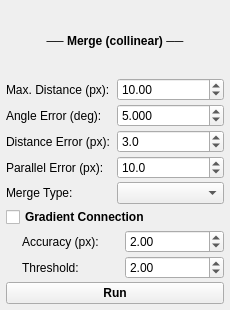
<?xml version="1.0" encoding="UTF-8"?>
<ui version="4.0">
 <class>ContinuityOptimizer</class>
 <widget class="QMainWindow" name="ContinuityOptimizer">
  <property name="windowModality">
   <enum>Qt::NonModal</enum>
  </property>
  <property name="geometry">
   <rect>
    <x>0</x>
    <y>0</y>
    <width>230</width>
    <height>310</height>
   </rect>
  </property>
  <property name="sizePolicy">
   <sizepolicy hsizetype="Fixed" vsizetype="Fixed">
    <horstretch>0</horstretch>
    <verstretch>0</verstretch>
   </sizepolicy>
  </property>
  <property name="minimumSize">
   <size>
    <width>230</width>
    <height>310</height>
   </size>
  </property>
  <property name="maximumSize">
   <size>
    <width>230</width>
    <height>310</height>
   </size>
  </property>
  <property name="windowTitle">
   <string>Continuity Optimizer</string>
  </property>
  <widget class="QWidget" name="widget_main">
   <layout class="QVBoxLayout" name="verticalLayout">
    <property name="spacing">
     <number>3</number>
    </property>
    <property name="leftMargin">
     <number>6</number>
    </property>
    <property name="topMargin">
     <number>6</number>
    </property>
    <property name="rightMargin">
     <number>6</number>
    </property>
    <property name="bottomMargin">
     <number>6</number>
    </property>
    <!-- ============== Merge Section ============== -->
    <item>
     <widget class="QLabel" name="label_merge_header">
      <property name="text">
       <string>── Merge (collinear) ──</string>
      </property>
      <property name="alignment">
       <set>Qt::AlignCenter</set>
      </property>
      <property name="font">
       <font>
        <bold>true</bold>
       </font>
      </property>
     </widget>
    </item>
    <item>
     <layout class="QHBoxLayout" name="layout_max_dist">
      <item>
       <widget class="QLabel" name="label_max_dist">
        <property name="text">
         <string>Max. Distance (px):</string>
        </property>
       </widget>
      </item>
      <item>
       <widget class="QDoubleSpinBox" name="spin_max_dist">
        <property name="minimum">
         <double>0.010000000000000</double>
        </property>
        <property name="maximum">
         <double>1000.000000000000000</double>
        </property>
        <property name="singleStep">
         <double>1.000000000000000</double>
        </property>
        <property name="value">
         <double>10.000000000000000</double>
        </property>
       </widget>
      </item>
     </layout>
    </item>
    <item>
     <layout class="QHBoxLayout" name="layout_angle_error">
      <item>
       <widget class="QLabel" name="label_angle_error">
        <property name="text">
         <string>Angle Error (deg):</string>
        </property>
       </widget>
      </item>
      <item>
       <widget class="QDoubleSpinBox" name="spin_angle_error">
        <property name="decimals">
         <number>3</number>
        </property>
        <property name="minimum">
         <double>0.001000000000000</double>
        </property>
        <property name="maximum">
         <double>90.000000000000000</double>
        </property>
        <property name="singleStep">
         <double>0.500000000000000</double>
        </property>
        <property name="value">
         <double>5.000000000000000</double>
        </property>
       </widget>
      </item>
     </layout>
    </item>
    <item>
     <layout class="QHBoxLayout" name="layout_distance_error">
      <item>
       <widget class="QLabel" name="label_distance_error">
        <property name="text">
         <string>Distance Error (px):</string>
        </property>
       </widget>
      </item>
      <item>
       <widget class="QDoubleSpinBox" name="spin_distance_error">
        <property name="decimals">
         <number>1</number>
        </property>
        <property name="minimum">
         <double>0.100000000000000</double>
        </property>
        <property name="maximum">
         <double>50.000000000000000</double>
        </property>
        <property name="singleStep">
         <double>0.500000000000000</double>
        </property>
        <property name="value">
         <double>3.000000000000000</double>
        </property>
       </widget>
      </item>
     </layout>
    </item>
    <item>
     <layout class="QHBoxLayout" name="layout_parallel_error">
      <item>
       <widget class="QLabel" name="label_parallel_error">
        <property name="text">
         <string>Parallel Error (px):</string>
        </property>
       </widget>
      </item>
      <item>
       <widget class="QDoubleSpinBox" name="spin_parallel_error">
        <property name="decimals">
         <number>1</number>
        </property>
        <property name="minimum">
         <double>0.000000000000000</double>
        </property>
        <property name="maximum">
         <double>100.000000000000000</double>
        </property>
        <property name="singleStep">
         <double>1.000000000000000</double>
        </property>
        <property name="value">
         <double>10.000000000000000</double>
        </property>
       </widget>
      </item>
     </layout>
    </item>
    <item>
     <layout class="QHBoxLayout" name="layout_mtype">
      <item>
       <widget class="QLabel" name="label_mtype">
        <property name="text">
         <string>Merge Type:</string>
        </property>
       </widget>
      </item>
      <item>
       <widget class="QComboBox" name="cb_mtype"/>
      </item>
     </layout>
    </item>
    <!-- ============== Gradient Connection ============== -->
    <item>
     <widget class="QCheckBox" name="cb_gradient">
      <property name="text">
       <string>Gradient Connection</string>
      </property>
      <property name="font">
       <font>
        <bold>true</bold>
       </font>
      </property>
     </widget>
    </item>
    <item>
     <layout class="QHBoxLayout" name="layout_accuracy">
      <property name="leftMargin">
       <number>16</number>
      </property>
      <item>
       <widget class="QLabel" name="label_accuracy">
        <property name="text">
         <string>Accuracy (px):</string>
        </property>
       </widget>
      </item>
      <item>
       <widget class="QDoubleSpinBox" name="spin_accuracy">
        <property name="minimum">
         <double>0.100000000000000</double>
        </property>
        <property name="maximum">
         <double>100.000000000000000</double>
        </property>
        <property name="singleStep">
         <double>0.500000000000000</double>
        </property>
        <property name="value">
         <double>2.000000000000000</double>
        </property>
       </widget>
      </item>
     </layout>
    </item>
    <item>
     <layout class="QHBoxLayout" name="layout_threshold">
      <property name="leftMargin">
       <number>16</number>
      </property>
      <item>
       <widget class="QLabel" name="label_threshold">
        <property name="text">
         <string>Threshold:</string>
        </property>
       </widget>
      </item>
      <item>
       <widget class="QDoubleSpinBox" name="spin_threshold">
        <property name="minimum">
         <double>0.000000000000000</double>
        </property>
        <property name="maximum">
         <double>1000.000000000000000</double>
        </property>
        <property name="singleStep">
         <double>1.000000000000000</double>
        </property>
        <property name="value">
         <double>2.000000000000000</double>
        </property>
       </widget>
      </item>
     </layout>
    </item>
    <!-- ============== Run Button ============== -->
    <item>
     <widget class="QPushButton" name="pb_run">
      <property name="text">
       <string>Run</string>
      </property>
      <property name="font">
       <font>
        <bold>true</bold>
       </font>
      </property>
     </widget>
    </item>
   </layout>
  </widget>
 </widget>
 <resources/>
 <connections/>
 <slots>
  <slot>run()</slot>
 </slots>
</ui>
